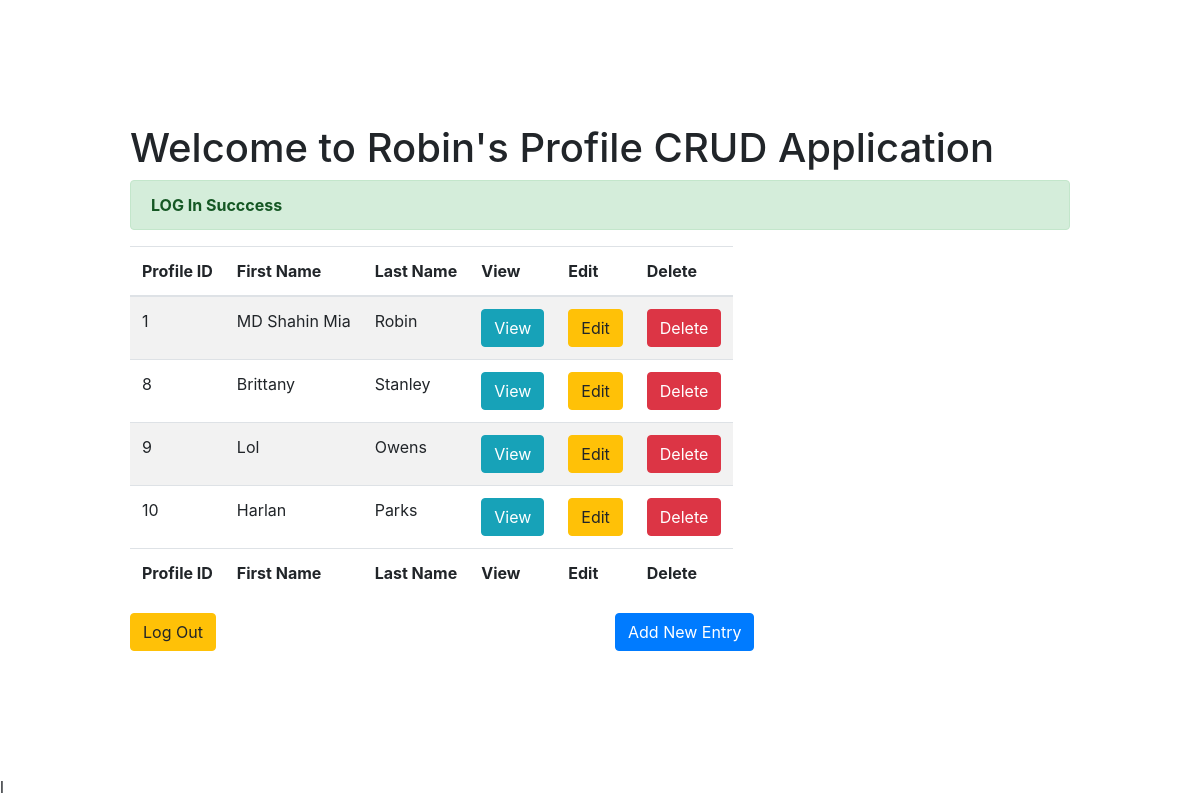
The app's page /JJJ/week1/index.php (signed in) with its own data.
### tables this page shows
CREATE TABLE `profile` (
  `profile_id` int(11) NOT NULL,
  `user_id` int(11) NOT NULL,
  `first_name` text DEFAULT NULL,
  `last_name` text DEFAULT NULL,
  `email` text DEFAULT NULL,
  `headline` text DEFAULT NULL,
  `summary` text DEFAULT NULL
);

### JJJ/week1/index.php (the view, shortened to what this page needs)
<?php
require_once "pdo.php";
if (isset($_SESSION['success'])) {
  $msg = '<div class="alert alert-success" role="alert">
                <strong>' . $_SESSION['success'] . '</strong>
            </div>';
}
?>
<!doctype html>
<html lang="en">
<head>
  <link rel="stylesheet" href="https://stackpath.bootstrapcdn.com/bootstrap/4.3.1/css/bootstrap.min.css">
</head>
<body>
  <div class="container" style="padding: 100px;">
    <br>
    <h1>Welcome to Robin's Profile CRUD Application</h1>
    <span><?= empty($msg) ? '' : $msg ?></span>
    <?php if (!isset($_SESSION['name'])) : ?>
      <p><a href="login.php">Please log in</a></p>
      <p>Attempt to <a href="add.php">add data</a> without logging in</p>
    <?php else : ?>
      <?php
      $user = $_SESSION['user'];
      $selectQuery = "SELECT profile_id, first_name, last_name FROM profile WHERE user_id = $user";
      $data = $pdo->query($selectQuery);
      if (!empty($data)) :
      ?>
        <table class="table table-striped table-inverse table-responsive">
          <thead class="thead-inverse">
            <tr>
              <th>Profile ID</th>
              <th>First Name</th>
              <th>Last Name</th>
              <th>View</th>
              <th>Edit</th>
              <th>Delete</th>
            </tr>
          </thead>
          <tfoot class="tfoot-inverse">
            <tr>
              <th>Profile ID</th>
              <th>First Name</th>
              <th>Last Name</th>
              <th>View</th>
              <th>Edit</th>
              <th>Delete</th>
            </tr>
          </tfoot>
          <tbody>
            <?php while ($users = $data->fetch(PDO::FETCH_ASSOC)) : ?>
              <tr>
                <td scope="row"><?= htmlentities($users['profile_id']) ?></td>
                <td><?= htmlentities($users['first_name']) ?></td>
                <td><?= htmlentities($users['last_name']) ?></td>
                <td>
                  <a class="btn btn-info" href="view.php?id=<?= $users['profile_id'] ?>" role="button">
                    View
                  </a>
                </td>
                <td>
                  <a class="btn btn-warning" href="edit.php?id=<?= $users['profile_id'] ?>" role="button">
                    Edit
                  </a>
                </td>
                <td>
                  <a class="btn btn-danger" href="delete.php?id=<?= $users['profile_id'] ?>" role="button">
                    Delete
                  </a>
                </td>
              </tr>
            <?php endwhile; ?>
          </tbody>
        </table>
      <?php else : ?>
        <p>No rows found</p>
      <?php endif ?>
      <div class="row">
        <div class="col-md-6">
          <a name="" id="" class="btn btn-warning " href="logout.php" role="button">Log Out</a>
        </div>
        <div class="col-md-6">
          <a name="" id="" class="btn btn-primary" href="add.php" role="button">Add New Entry</a>
        </div>
      </div>
      <br>
    <?php endif; ?>
  </div>
</body>
</html>l

### records on screen
profile: profile_id "1", first_name "MD Shahin Mia", last_name "Robin"
profile: profile_id "8", first_name "Brittany", last_name "Stanley"
profile: profile_id "9", first_name "Lol", last_name "Owens"
profile: profile_id "10", first_name "Harlan", last_name "Parks"

### other values on screen
$_SESSION['success'] "LOG In Succcess"
